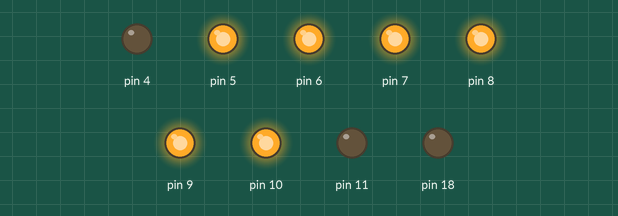
Simulated run of this sketch. Board: Arduino Uno, built with avr-gcc and run on an emulated ATmega328P. Parts: output pins drawn as LEDs (lit = HIGH). Pins used as bus, display or sensor lines are not drawn.

Above: at 0.1 s.
At 2.1 s:
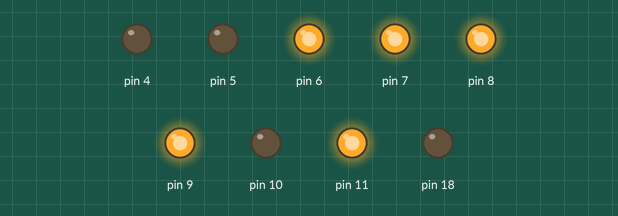
At 4.1 s:
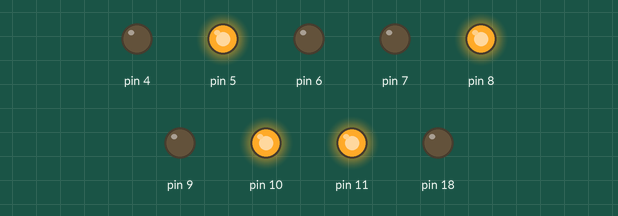
At 8.1 s:
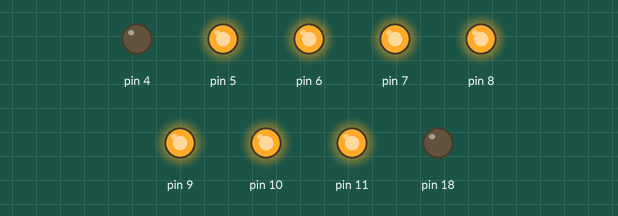
At 21.1 s:
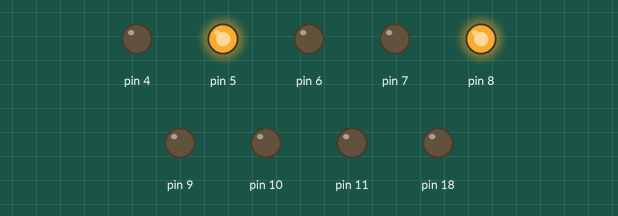
At 29.1 s:
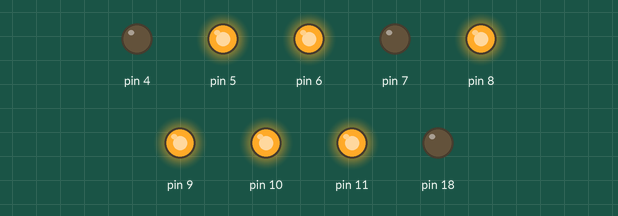
Timing chart, 0 to 30.6 s (numbered marks = the images above):
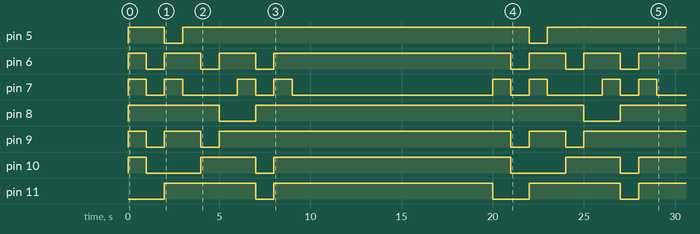

Measured:
- by itself, pin 5: goes HIGH 2.0 s, LOW 1.0 s, HIGH 19.0 s, LOW 1.0 s, then HIGH
- by itself, pin 6: LOW → HIGH at 0.00 s, → LOW 1.0 s later, → HIGH 1.0 s later, → LOW 2.0 s later, … (13 changes in this stretch)
- by itself, pin 7: LOW → HIGH at 0.00 s, → LOW 1.0 s later, → HIGH 1.0 s later, → LOW 1.0 s later, … (16 changes in this stretch)
- by itself, pin 8: goes HIGH 5.0 s, LOW 2.0 s, HIGH 18.0 s, LOW 2.0 s, then HIGH
- by itself, pin 9: LOW → HIGH at 0.00 s, → LOW 1.0 s later, → HIGH 1.0 s later, → LOW 2.0 s later, … (9 changes in this stretch)
- by itself, pin 10: LOW → HIGH at 0.00 s, → LOW 1.0 s later, → HIGH 3.0 s later, → LOW 3.0 s later, … (9 changes in this stretch)
- by itself, pin 11: goes HIGH 5.0 s, LOW 1.0 s, HIGH 12.0 s, LOW 2.0 s, HIGH 5.0 s, LOW 1.0 s, then HIGH

The sketch:

numerical_displays.ino
```cpp
const int num1_connection[8] = {9, 8, 5, 6, 7, 10, 11, 4}; // a .. h

const int numbers[10] = {
  0b00111111, // 0
  0b00000110, // 1
  0b01011011, // 2
  0b01001111, // 3
  0b01100110, // 4
  0b01101101, // 5
  0b01111101, // 6
  0b00000111, // 7
  0b01111111, // 8
  0b01101111 // 9
};

void show_number(const int n, const int num_connection[8])
{
  int bits = numbers[n % 10];
  for (int i = 0; i < 8; ++i) {
    if (bits & 1)
      digitalWrite(num_connection[i], HIGH);
    else
      digitalWrite(num_connection[i], LOW);
    bits >>= 1;
  }
}

void setup_num(const int num_connection[8])
{
  for (int i = 0; i < 8; ++i)
    pinMode(num_connection[i], OUTPUT);
}

void setup()
{
  setup_num(num1_connection);

  pinMode(18, OUTPUT);
  pinMode(19, OUTPUT);
}

void loop()
{
  for (int i = 0; i < 10; ++i) {
    show_number(i, num1_connection);
    delay(1000);
  }

  digitalWrite(18, HIGH);
  digitalWrite(18, LOW);
  delay(1000);
  for (int i = 0; i < 9; ++i) {
    digitalWrite(19, HIGH);
    digitalWrite(19, LOW);
    delay(1000);
  }
}
```
